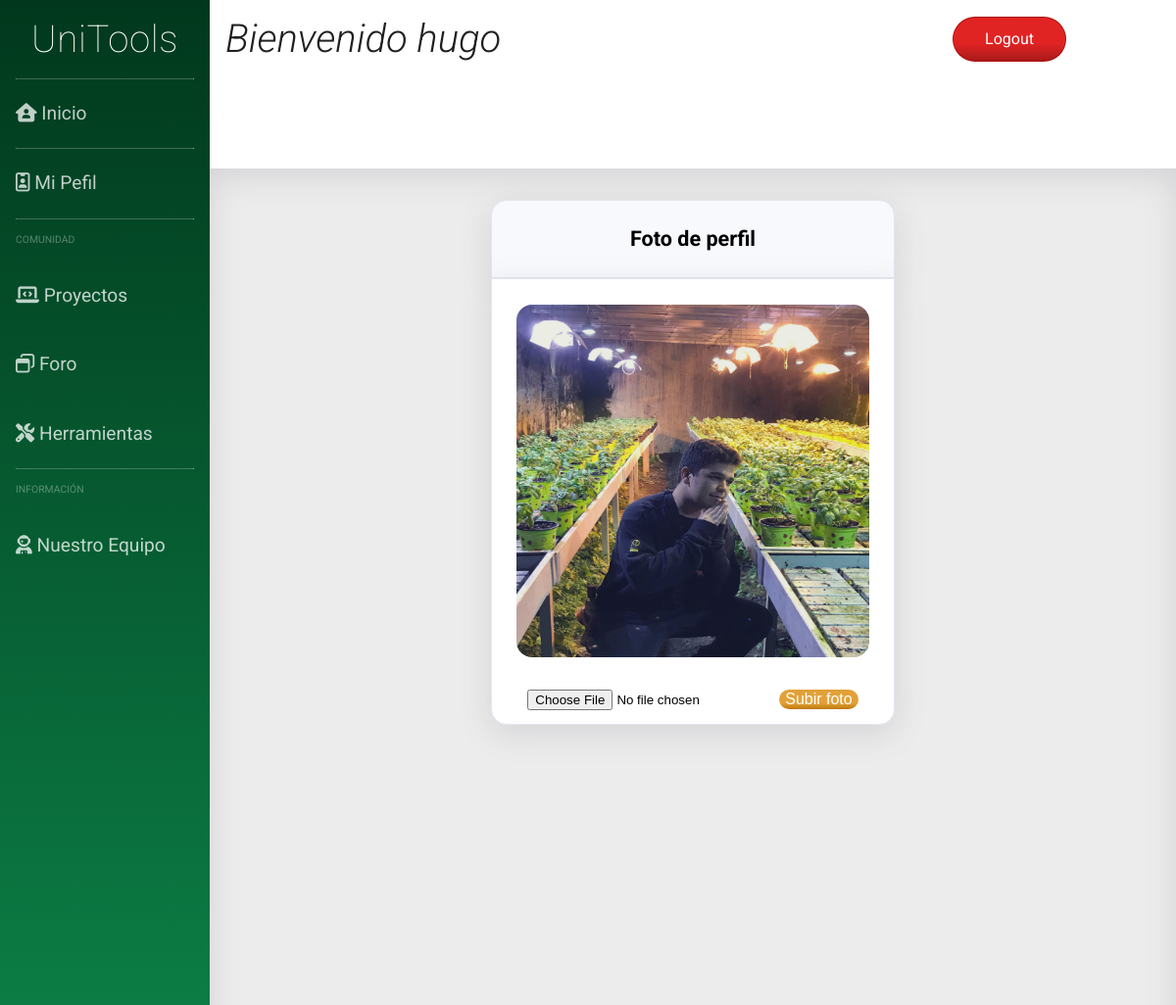
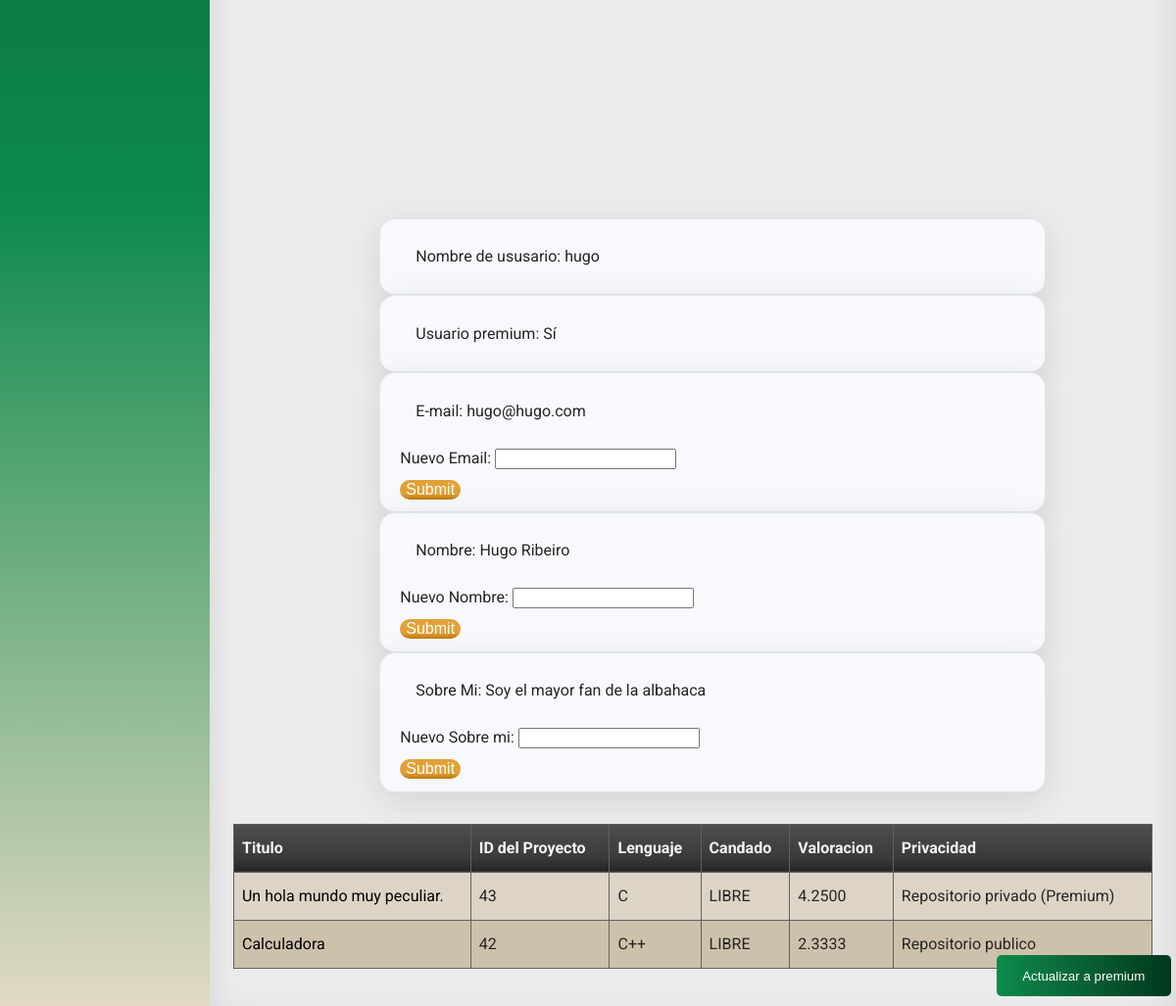
Screenshot of /perfil.php (signed in) with the database file from the repository (2 pictures, top to bottom).
### tables this page shows
CREATE TABLE `user` (
  `id_user` int(11) NOT NULL,
  `email` varchar(50) NOT NULL,
  `password` varchar(255) NOT NULL,
  `username` varchar(30) NOT NULL,
  `premium` tinyint(1) NOT NULL,
  `admin` tinyint(1) NOT NULL,
  `name` text NOT NULL,
  `aboutMe` text NOT NULL
);

CREATE TABLE `project` (
  `id` int(11) NOT NULL,
  `titulo` varchar(100) NOT NULL,
  `candado` tinyint(1) NOT NULL,
  `userId` int(11) NOT NULL,
  `privado` tinyint(1) NOT NULL,
  `lenguaje` varchar(50) NOT NULL,
  `contenido` varchar(200) NOT NULL
);

### dao/dao_user.php (called while the page is built, shortened)
<?php
include_once('DAO.php');
include_once('user_class.php');
class DAOUsuario extends DAO {
	public function search_username($username){
		$sql = sprintf("SELECT * FROM user WHERE username = '" .$username. "'");
		if (!$this->ejecutarConsulta($sql))
			return null;
		else
		{
			$result = $this->ejecutarConsulta($sql);
			$user = new TOUser($result['id_user'],$result['email'],$result['password'],$result['username'],$result['premium'], $result['admin'], $result['name'], $result['aboutMe']);
			return $user;
		}
	}
}

### dao/DAO.php (called while the page is built, shortened)
<?php
class DAO {
	public $conn;
	public function __construct() {
		if (!$this->conn){
			if(isset($_SESSION['admin']) && $_SESSION['admin']){
				$this->conn = mysqli_connect("localhost", "root", "", "unitoolsdb");
			}else{
				$this->conn = mysqli_connect("localhost", "Usuario", "User", "unitoolsdb");
			}
		}
	}
	public function ejecutarConsulta($query){
		$result = mysqli_query($this->conn, $query) or die($this->conn->error);
        $array = mysqli_fetch_assoc($result);
		return $array;
	}
	public function devolverConsulta($query){
		$result = mysqli_query($this->conn, $query) or die($this->conn->error);
		return $result;
	}
}
?>

### dao/user_class.php (called while the page is built, shortened)
<?php
class TOUser {
	private $email;
	private $premium;
	private $name;
	private $aboutMe;
	function __construct($userId='',$email='',$password='',$user_name='',$premium='', $admin='', $name='', $aboutMe=''){
		$this->email = $email;
		$this->premium = $premium;
		$this->name = $name;
		$this->aboutMe = $aboutMe;
	}
	public function get_email(){
		return $this->email;
	}
	public function get_premium(){
		return $this->premium;
	}
	public function get_name(){
		return $this->name;
	}
	public function get_aboutMe(){
		return $this->aboutMe;
	}
}
?>

### dao/project_class.php (called while the page is built, shortened)
<?php
class TOUproject {
	private $id;
	private $titulo;
	private $lenguaje;
  	private $candado;
	private $privado;
  function __construct($id='',$user='',$titulo='',$contenido='',$lenguaje='',$privado='',$candado='')
  {
    $this->id = $id;
    $this->titulo = $titulo;
    $this->lenguaje = $lenguaje;
    $this->privado = $privado;
    $this->candado = $candado;
  }
  public function get_id(){
		return $this->id;
	}
	public function get_titulo(){
		return $this->titulo;
	}
	public function get_privado(){
		return $this->privado;
	}
	public function get_lenguaje(){
		return $this->lenguaje;
	}
  public function get_candado(){
		return $this->candado;
	}
 }

### dao/dao_project.php (called while the page is built, shortened)
<?php
include_once('DAO.php');
include_once('project_class.php');
class DAOproject extends DAO {
  public function show_user_projects($id){
		$sql = sprintf("SELECT * FROM project WHERE userId = $id ORDER BY id DESC");
		$query = $this->devolverConsulta($sql);
        $array = [];
        while($result = mysqli_fetch_assoc($query)){
            $proj = new TOUproject($result['id'],
            $result['userId'], $result['titulo'], $result['contenido'],
             $result['lenguaje'], $result['privado'],$result['candado']);
            array_push($array, $proj);
        }
		return $array;
  }
}

### dao/DAOestrellas.php (called while the page is built, shortened)
<?php
include_once('DAO.php');
class DAOestrellas extends DAO {
	public function show_project_estrellas($project){
		$sql = sprintf("SELECT AVG(rating) AS avg FROM estrellas WHERE project = $project");
		$result = $this->ejecutarConsulta($sql);
		return $result['avg'];
	}
}
?>

### perfil.php (the view, shortened to what this page needs)
<?php
include_once('dao/dao_user.php');
include_once('dao/dao_project.php');
include_once('dao/DAOestrellas.php');
$dao_usuario = new DAOUsuario();
$userData = $dao_usuario->search_username($_SESSION['username']);
$username = $_SESSION['username'];
$premium = $userData->get_premium();
$id = $userData->get_id();
$email = $userData->get_email();
$name = $userData->get_name();
$aboutMe = $userData->get_aboutMe();
?>
<!DOCTYPE html>
<html>
<head>
  <link rel="stylesheet" type="text/css" href="css/hoja_OG.css">
  <link rel="stylesheet" type="text/css" href="css/side_OG.css">
  <link rel="stylesheet" type="text/css" href="css/cabecera_OG.css">
  <link rel="stylesheet" type="text/css" href="css/content_OG.css">
  <link rel="stylesheet" type="text/css" href="css/popup-prem.css">
</head>
<body>
  <div class="contenedor">
    <?php
    require("includes/common/navegacion_OG.php"); ?>
    <?php
    require("includes/common/cabecera_OG.php"); ?>
    <div class="contenido">
      <div class="fb-row jc_center" id="perf_info">
        <div class="fb-col" id="perf_pic">
          <div class="t2 text-center">
            <h2>Foto de perfil</h2>
          </div>
          <div class="b2 text-center">
            <?php
            $filePath = "img/fotosPerfil/" . $_SESSION['username'] . ".jpg";
            if (file_exists($filePath)) { ?>
              <img class="profilePic round-img" alt="foto_perfil" src=" <?php echo $filePath ?>">
            <?php } else { ?>
              <img class="profilePic round-img" alt="foto_perfil" src="img/Default_user_icon.jpg">
            <?php }
            ?>
            <form action="uploadPhoto.php" method="POST" enctype="multipart/form-data">
              <input type="file" name="file">
              <button class="btn_mango btn" type="submit" name="submit">Subir foto</button>
            </form>
          </div>
        </div>
        <ul class="fb-col" id="perf_datos">
          <li class="field">
            <p id="p_username">Nombre de ususario: <?php echo $username ?> </p>
          </li>
          <li class="field">
            <p>Usuario premium:
              <?php
              if ($premium)
                echo " Sí";
              else {
                echo " No... ¡Hazte premium hoy mismo! ";
              }
              ?> </p>
          </li>
          <li class="field">
            <p>E-mail: <?php echo $email ?></p>
            <form action="" method="post">
              Nuevo Email: <input type="text" name="email"><br>
              <input type="submit" class="btn_mango btn">
            </form>
          </li>
          <li class="field">
            <p>Nombre: <?php echo $name ?></p>
            <form action="" method="post">
              Nuevo Nombre: <input type="text" name="nombre"><br>
              <input type="submit" class="btn_mango btn">
            </form>
          </li>
          <li class="field">
            <p>Sobre Mi: <?php echo $aboutMe ?></p>
            <form action="" method="post">
              Nuevo Sobre mi: <input type="text" name="aboutMe"><br>
              <input type="submit" class="btn_mango btn">
            </form>
          </li>
        </ul>
        <button data-modal-target="#modal" id="btn-actualizar">Actualizar a premium</button>
        <?php
        $dao_project = new DAOproject();
        $dao_estrellas = new DAOestrellas();
        $res = $dao_project->show_user_projects($id);
        ?>
        <table id="prs" class="round">
          <tr>
            <th>Titulo</th>
            <th>ID del Proyecto</th>
            <th>Lenguaje</th>
            <th>Candado</th>
            <th>Valoracion</th>
            <th>Privacidad</th>
          </tr>
          <?php
          while (!empty($res)) {
            $curr_proj = array_shift($res);
            $project_id = $curr_proj->get_id();
            $lenguaje = $curr_proj->get_lenguaje();
            $title = $curr_proj->get_titulo();
            $candado = $curr_proj->get_candado();
            $privado = $curr_proj->get_privado();
            $priv = "Repositorio publico";
            if ($privado == 1) {
              $priv = "Repositorio privado (Premium)";
            }
            if ($candado == 0) {
              $candado = "LIBRE";
            } else {
              $candado = "EN EDICIÓN";
            } ?>
            <tr>
              <?php
              echo '<td id="prs_link"> <a href="project.php?id=' . $project_id . '">';
              ?>
              <?php echo $title      ?> </a></td>
              <td> <?php echo $project_id ?> </td>
              <td> <?php echo $lenguaje   ?> </td>
              <td> <?php echo $candado     ?> </td>
              <td> <?php echo $dao_estrellas->show_project_estrellas($project_id); ?> </td>
              <td> <?php echo $priv       ?></td>
            </tr>
          <?php
          } ?>
        </table>
      </div>
    </div>
  </div>
</body>

### css/hoja_OG.css (style rules this page uses)
html, body { height: 100%; min-height: 100%; margin: 0; font-size: 1rem; line-height: 2; text-align: left; font-family: "Roboto", sans-serif; overflow: hidden; }
.contenedor { display: grid; grid-gap: 0; grid-template-columns: [c1] 1fr [c2] 5.5fr; grid-template-rows: [r1] 1fr [r2] 11fr; width: auto; height: auto; min-width: 100%; min-height: 100%; background-color: #fff; color: #000000; }
a { text-decoration: none; }
.fb-col { display: flex; flex-direction: column; }
.fb-row { display: flex; flex-flow: row wrap; padding-left: 0; }
.field { border-radius: 1rem; border: 1px solid #e3e6f0; padding: 0.4rem 1.25rem; margin-bottom: 0; background-color: #f8f9fc; box-shadow: 0 0.5rem 2rem 0 rgba(96, 98, 114, 0.178); }
.t2 { border: 1px solid #e3e6f0; padding: 0.1rem 1rem; margin-bottom: 0; border-bottom: 1px solid #e3e6f0; border-top-left-radius: 1rem; border-top-right-radius: 1rem; border-bottom-left-radius: 0; border-bottom-right-radius: 0; font-size: 90%; background-color: #f8f9fc; color: #000; box-shadow: 0 0.5rem 2rem 0 rgba(96, 98, 114, 0.178); }
.b2 { border: 1px solid #e3e6f0; padding: 0.6rem 1.25rem; background-color: white; border-radius: 1rem; font-size: 100%; border-bottom-left-radius: 1rem; border-bottom-right-radius: 1rem; border-top-left-radius: 0; border-top-right-radius: 0; color: #000; box-shadow: 0 0.5rem 2rem 0 rgba(96, 98, 114, 0.178); }
table { width: 100%; margin: 1rem 0 2rem 0; }
table, th, td { border: 1px solid rgb(97, 97, 97); border-collapse: collapse; }
th, td { text-align: left; padding: 0.5rem; }
th { background-color: #3b3b3a; color: whitesmoke; background-image: linear-gradient( 180deg, #4e4e4d 0%, #3b3b3a 70%, #242423 100% ); }
tr:nth-child(even) { background-color: #ddd4c5; border-radius: 5rem; }
tr:nth-child(odd) { background-color: #cec1ac; }
.text-center { text-align: center; }
.jc_center { justify-content: center; }
.profilePic { width: 360px; height: 360px; }
.btn { border-color: #ffffff; border: none; color: #fff; display: inline-block; text-align: center; font-size: 1rem; border-radius: 2rem; width: fit-content; margin-top: 0.2rem; color: #fff; display: inline-block; text-align: center; font-size: 1rem; border-radius: 2rem; }
.btn_mango { background-color: #e0c218; border: none; color: #fff; background-image: linear-gradient( 180deg, #e2a138 0%, #e2a138 70%, #bd790c 100% ); }

### css/content_OG.css (style rules this page uses)
* { box-sizing: border-box; }
.contenido { grid-column: c2; grid-row: r2; background-color: rgb(236, 236, 236); color: rgb(37, 37, 37); padding-top: 0px; margin: 0; max-height: 92vh; overflow-y: scroll; width: 100%; padding-bottom: 100px; box-shadow: inset 0 0.5rem 2rem 0 rgba(96, 98, 114, 0.178); }
ul { list-style: none; }
#perf_info { margin: 2rem 1.5rem 0; }
#perf_pic { height: 47vh; }
#perf_pic h2 { margin: 1rem 0; }
#perf_pic img { border-radius: 1rem; margin: 1rem 0.3rem; }
#perf_datos { margin-top: 5rem; width: 80ch; }
#perf_datos p { padding-left: 1rem; }
#prs_link { padding: 0; }
#prs_link a { display: block; color: black; height: 3rem; padding: 0.5rem 0 0 0.5rem; }

### css/popup-prem.css (style rules this page uses)
*, *::after, *::before { box-sizing: border-box; }
#btn-actualizar { background-image: linear-gradient( 90deg, #0e8a4c 0%, #01381d 100% ); padding: 1em 2em; position: absolute; bottom: 10px; right: 5px; color: #fff; border: 0; border-radius: 5px; cursor: pointer; }

### rows the page displays
user: email "hugo@hugo.com", name "Hugo Ribeiro", aboutMe "Soy el mayor fan de la albahaca"
project: titulo "Un hola mundo muy peculiar.", id "43", lenguaje "C", candado "LIBRE", show_project_estrellas "4.2500", privado "Repositorio privado (Premium)"
project: titulo "Calculadora", id "42", lenguaje "C++", candado "LIBRE", show_project_estrellas "2.3333", priv "Repositorio publico"

### other values shown
$_SESSION["username"] "hugo"
$username "hugo"
